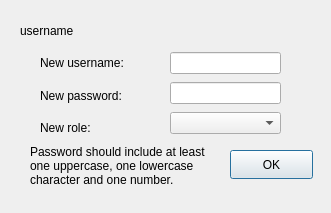
<?xml version="1.0" encoding="UTF-8"?>
<ui version="4.0">
 <class>editRoleform</class>
 <widget class="QDialog" name="editRoleform">
  <property name="geometry">
   <rect>
    <x>0</x>
    <y>0</y>
    <width>331</width>
    <height>213</height>
   </rect>
  </property>
  <property name="windowTitle">
   <string>Dialog</string>
  </property>
  <widget class="QLabel" name="usernameLabel">
   <property name="geometry">
    <rect>
     <x>20</x>
     <y>20</y>
     <width>91</width>
     <height>21</height>
    </rect>
   </property>
   <property name="text">
    <string>username</string>
   </property>
  </widget>
  <widget class="QPushButton" name="pushButton_OK">
   <property name="geometry">
    <rect>
     <x>230</x>
     <y>150</y>
     <width>83</width>
     <height>29</height>
    </rect>
   </property>
   <property name="text">
    <string>OK</string>
   </property>
  </widget>
  <widget class="QLabel" name="label_passwordWarning">
   <property name="geometry">
    <rect>
     <x>30</x>
     <y>140</y>
     <width>181</width>
     <height>51</height>
    </rect>
   </property>
   <property name="text">
    <string>Password should include at least one uppercase, one lowercase character and one number.</string>
   </property>
   <property name="wordWrap">
    <bool>true</bool>
   </property>
  </widget>
  <widget class="QWidget" name="layoutWidget">
   <property name="geometry">
    <rect>
     <x>40</x>
     <y>50</y>
     <width>84</width>
     <height>91</height>
    </rect>
   </property>
   <layout class="QVBoxLayout" name="verticalLayout">
    <item>
     <widget class="QLabel" name="label_newUsername">
      <property name="text">
       <string>New username:</string>
      </property>
     </widget>
    </item>
    <item>
     <widget class="QLabel" name="label_newPassword">
      <property name="text">
       <string>New password:</string>
      </property>
     </widget>
    </item>
    <item>
     <widget class="QLabel" name="label_newRole">
      <property name="text">
       <string>New role: </string>
      </property>
     </widget>
    </item>
   </layout>
  </widget>
  <widget class="QWidget" name="layoutWidget">
   <property name="geometry">
    <rect>
     <x>170</x>
     <y>50</y>
     <width>111</width>
     <height>88</height>
    </rect>
   </property>
   <layout class="QVBoxLayout" name="verticalLayout_2">
    <item>
     <widget class="QLineEdit" name="lineEdit_username"/>
    </item>
    <item>
     <widget class="QLineEdit" name="lineEdit_password"/>
    </item>
    <item>
     <widget class="QComboBox" name="comboBox_editRole">
      <item>
       <property name="text">
        <string/>
       </property>
      </item>
     </widget>
    </item>
   </layout>
  </widget>
 </widget>
 <resources/>
 <connections/>
</ui>
